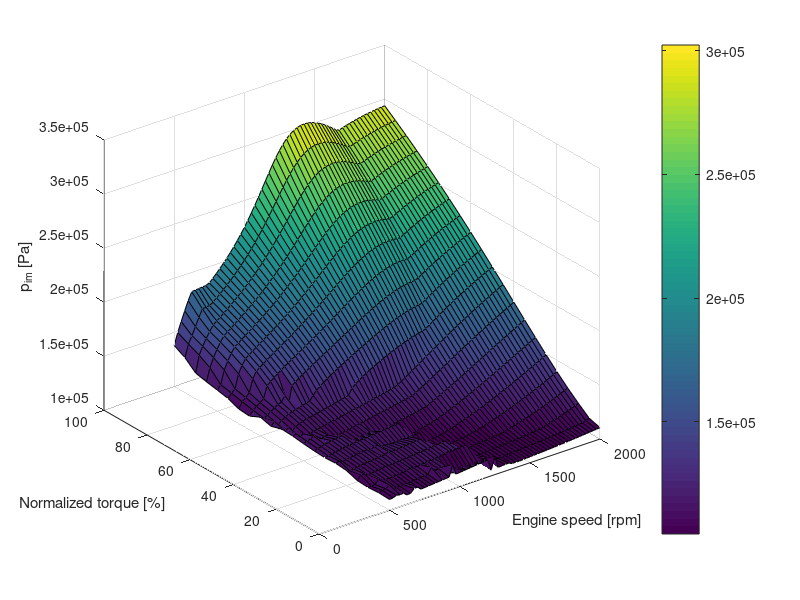
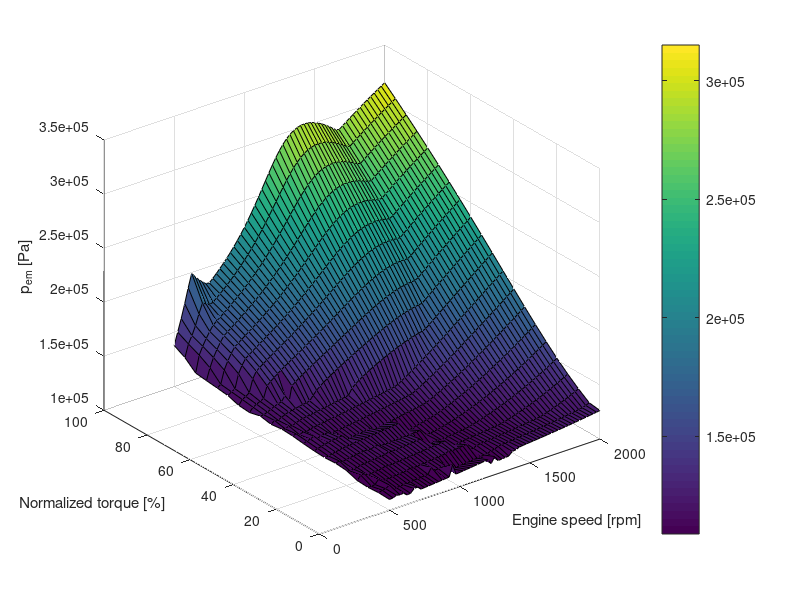
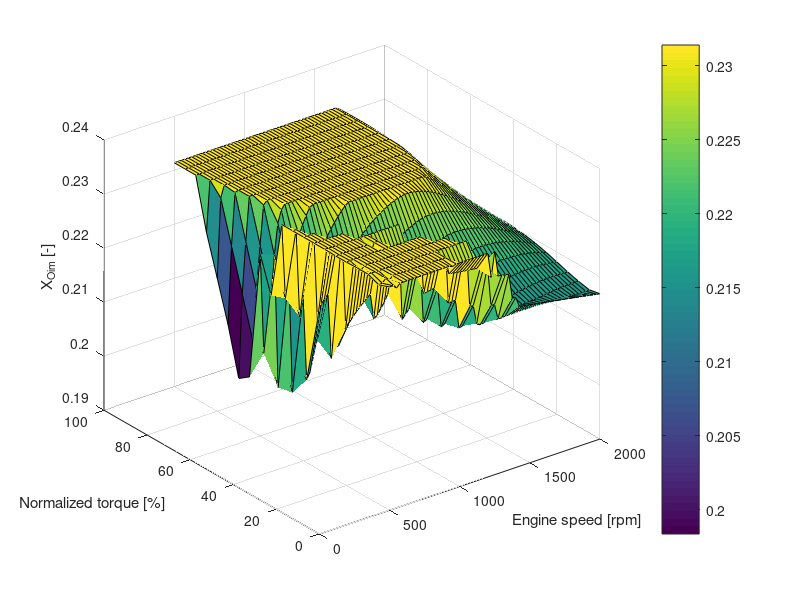
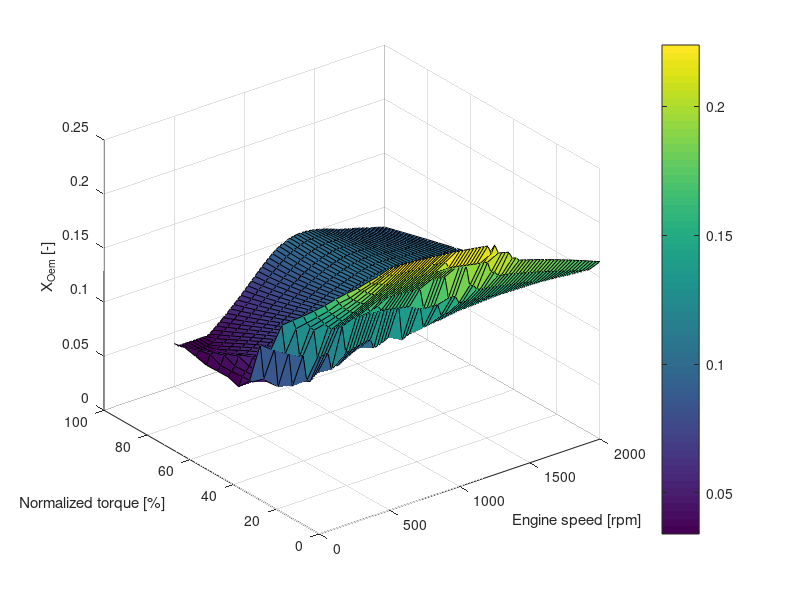

These figures' MATLAB source, in order: (Note: this script raises an error after producing the figures.)
%% Load data

load('parameterData')
load('table_data_relaxed')
addpath('C:\Users\Jonte\Documents\GitHub\mpc_thesis\WHTC')

%% Use find_reference, find_reference_relax and find_reference_relax2

% max_torque_curve
% 
% x1_table_data = nan*ones(21, length(N_e));
% x2_table_data = nan*ones(21, length(N_e));
% x3_table_data = nan*ones(21, length(N_e));
% x4_table_data = nan*ones(21, length(N_e));
% x5_table_data = nan*ones(21, length(N_e));
% u1_table_data = nan*ones(21, length(N_e));
% u2_table_data = nan*ones(21, length(N_e));
% u3_table_data = nan*ones(21, length(N_e));
% 
% at = [];
% count = 0;
% 
% for k = 1:length(N_e)
%    
%     Me_max = M_e(k);
%     at_ne = N_e(k);
%     
%     j = 0;
%     for i = 0:5:100
%         Me = i/100*Me_max;
%         
%         j = j + 1;
%         
%         [x_ref, u_ref, flag] = find_reference(Me, at_ne, model);
%         
%         if flag == 1
%             x1_table_data(j, k) = x_ref(1);
%             x2_table_data(j, k) = x_ref(2);
%             x3_table_data(j, k) = x_ref(3);
%             x4_table_data(j, k) = x_ref(4);
%             x5_table_data(j, k) = x_ref(5);
%             u1_table_data(j, k) = u_ref(1);
%             u2_table_data(j, k) = u_ref(2);
%             u3_table_data(j, k) = u_ref(3);
%         else
%             [x_ref, u_ref, flag] = find_reference_relax(Me, at_ne, model);
%             
%              if flag == 1
%                 x1_table_data(j, k) = x_ref(1);
%                 x2_table_data(j, k) = x_ref(2);
%                 x3_table_data(j, k) = x_ref(3);
%                 x4_table_data(j, k) = x_ref(4);
%                 x5_table_data(j, k) = x_ref(5);
%                 u1_table_data(j, k) = u_ref(1);
%                 u2_table_data(j, k) = u_ref(2);
%                 u3_table_data(j, k) = u_ref(3);
%              else
%                 [x_ref, u_ref] = find_reference_relax2(Me, at_ne, model);
%                 
%                 x1_table_data(j, k) = x_ref(1);
%                 x2_table_data(j, k) = x_ref(2);
%                 x3_table_data(j, k) = x_ref(3);
%                 x4_table_data(j, k) = x_ref(4);
%                 x5_table_data(j, k) = x_ref(5);
%                 u1_table_data(j, k) = u_ref(1);
%                 u2_table_data(j, k) = u_ref(2);
%                 u3_table_data(j, k) = u_ref(3);
%                 
%             end
%         end
%     end
% end

%% Plot

load('table_data_relaxed')

M_e_axis = 0:5:100;
n_e_axis = 500:25:2000;

h1 = figure(1);
grid on
surf(n_e_axis, M_e_axis, x1_table_data)
xlabel('Engine speed [rpm]')
ylabel('Normalized torque [%]')
zlabel('p_{im} [Pa]')
colorbar
% set(h1,'Units','Inches');
% pos = get(h1,'Position');
% set(h1,'PaperPositionMode','Auto','PaperUnits','Inches','PaperSize',[pos(3), pos(4)])
% print(h1,'Figures/table_data_x1','-dpdf','-r0')


h2 = figure(2);
surf(n_e_axis, M_e_axis, x2_table_data)
xlabel('Engine speed [rpm]')
ylabel('Normalized torque [%]')
zlabel('p_{em} [Pa]')
colorbar
% set(h2,'Units','Inches');
% pos = get(h2,'Position');
% set(h2,'PaperPositionMode','Auto','PaperUnits','Inches','PaperSize',[pos(3), pos(4)])
% print(h2,'Figures/table_data_x2','-dpdf','-r0')

h3 = figure(3);
surf(n_e_axis, M_e_axis, x3_table_data)
xlabel('Engine speed [rpm]')
ylabel('Normalized torque [%]')
zlabel('X_{Oim} [-]')
colorbar
% set(h3,'Units','Inches');
% pos = get(h3,'Position');
% set(h3,'PaperPositionMode','Auto','PaperUnits','Inches','PaperSize',[pos(3), pos(4)])
% print(h3,'Figures/table_data_x3','-dpdf','-r0')

h4 = figure(4);
surf(n_e_axis, M_e_axis, x4_table_data);
xlabel('Engine speed [rpm]')
ylabel('Normalized torque [%]')
zlabel('X_{Oem} [-]')
colorbar
% set(h4,'Units','Inches');
% pos = get(h4,'Position');
% set(h4,'PaperPositionMode','Auto','PaperUnits','Inches','PaperSize',[pos(3), pos(4)])
% print(h4,'Figures/table_data_x4','-dpdf','-r0')

h5 = figure(5);
surf(n_e_axis, M_e_axis, x5_table_data)
xlabel('Engine speed [rpm]')
ylabel('Normalized torque [%]')
zlabel('\omega_{t} [rad/s]')
colorbar
% set(h5,'Units','Inches');
% pos = get(h5,'Position');
% set(h5,'PaperPositionMode','Auto','PaperUnits','Inches','PaperSize',[pos(3), pos(4)])
% print(h5,'Figures/table_data_x5','-dpdf','-r0')

h6 = figure(6);
surf(n_e_axis, M_e_axis, u1_table_data)
xlabel('Engine speed [rpm]')
ylabel('Normalized torque [%]')
zlabel('u_\delta [mg/cycle]')
colorbar
% set(h6,'Units','Inches');
% pos = get(h6,'Position');
% set(h6,'PaperPositionMode','Auto','PaperUnits','Inches','PaperSize',[pos(3), pos(4)])
% print(h6,'Figures/table_data_u1','-dpdf','-r0')

h7 = figure(7);
surf(n_e_axis, M_e_axis, u2_table_data)
xlabel('Engine speed [rpm]')
ylabel('Normalized torque [%]')
zlabel('u_{egr} [%]')
colorbar
% set(h7,'Units','Inches');
% pos = get(h7,'Position');
% set(h7,'PaperPositionMode','Auto','PaperUnits','Inches','PaperSize',[pos(3), pos(4)])
% print(h7,'Figures/table_data_u2','-dpdf','-r0')

h8 = figure(8);
surf(n_e_axis, M_e_axis, u3_table_data)
xlabel('Engine speed [rpm]')
ylabel('Normalized torque [%]')
zlabel('u_{vgt} [%]')
colorbar
% set(h8,'Units','Inches');
% pos = get(h8,'Position');
% set(h8,'PaperPositionMode','Auto','PaperUnits','Inches','PaperSize',[pos(3), pos(4)])
% print(h8,'Figures/table_data_u3','-dpdf','-r0')


%% More plots

[m,n] = size(x1_table_data);
M_e_data = zeros(m,n);
x1_dot_data = zeros(m,n);
x2_dot_data = zeros(m,n);
x3_dot_data = zeros(m,n);
x4_dot_data = zeros(m,n);
x5_dot_data = zeros(m,n);
for i = 1:m
    for j = 1:n
        x1 = x1_table_data(i,j);
        x2 = x2_table_data(i,j);
        x3 = x3_table_data(i,j);
        x4 = x4_table_data(i,j);
        x5 = x5_table_data(i,j);
        
        u1 = u1_table_data(i,j);
        u2 = u2_table_data(i,j);
        u3 = u3_table_data(i,j);
        
        x = [x1; x2; x3; x4; x5];
        u = [u1; u2; u3];

        [x_dot, y, ~] = diesel_engine(x, u, n_e_axis(j), model);
        M_e_data(i,j) = y.M_e;
        
        x1_dot_data(i,j) = x_dot(1);
        x2_dot_data(i,j) = x_dot(2);
        x3_dot_data(i,j) = x_dot(3);
        x4_dot_data(i,j) = x_dot(4);
        x5_dot_data(i,j) = x_dot(5);
    end
end

figure
surf(n_e_axis, M_e_axis, M_e_data)
title('M_e')
grid on

x_dot_titles = ["$\frac{d}{dt}p_{im}$", "$\frac{d}{dt}p_{em}$", ...
    "$\frac{d}{dt}X_{Oim}$", "$\frac{d}{dt}X_{Oem}$", "$\frac{d}{dt}\omega_{t}$"];
for i = 1:5
    h = figure;
    surf(n_e_axis, M_e_axis, x_dot_data(i:5:end, :));
    xlabel('Engine speed [rpm]')
    ylabel('Normalized torque [%]')
    zlabel(x_dot_titles(i), 'interpreter', 'latex');
    colorbar
    % set(h,'Units','Inches');
    % pos = get(h,'Position');
    % set(h,'PaperPositionMode','Auto','PaperUnits','Inches','PaperSize',[pos(3), pos(4)])
    % str = strcat('Figures/table_data_xdot', int2str(i));
    % print(h, str ,'-dpdf','-r0')
end

%% Plot engine map solutions

% max_torque_curve
% h = figure(1);
% hold on
% ylabel('Engine torque [Nm]')
% color = [0, 0.4470, 0.7410];
% p1 = plot(n_e_axis, M_e_data, '.', 'MarkerEdgeColor', color, 'MarkerFaceColor', color);
% % color = [0.8500, 0.3250, 0.0980];
% % p2 = plot(n_e_axis, M_e_data, '.', 'MarkerEdgeColor', color, 'MarkerFaceColor', color);
% axis([500 2000 0 2700])
% legend([p, p1(1), p2(1)], 'Maximum stationary torque curve', 'Stationary solutions', 'Relaxed solutions')

%% Export as PDF

% set(h,'Units','Inches');
% pos = get(h,'Position');
% set(h,'PaperPositionMode','Auto','PaperUnits','Inches','PaperSize',[pos(3), pos(4)])
% print(h,'Figures/engine_map_solutions','-dpdf','-r0')